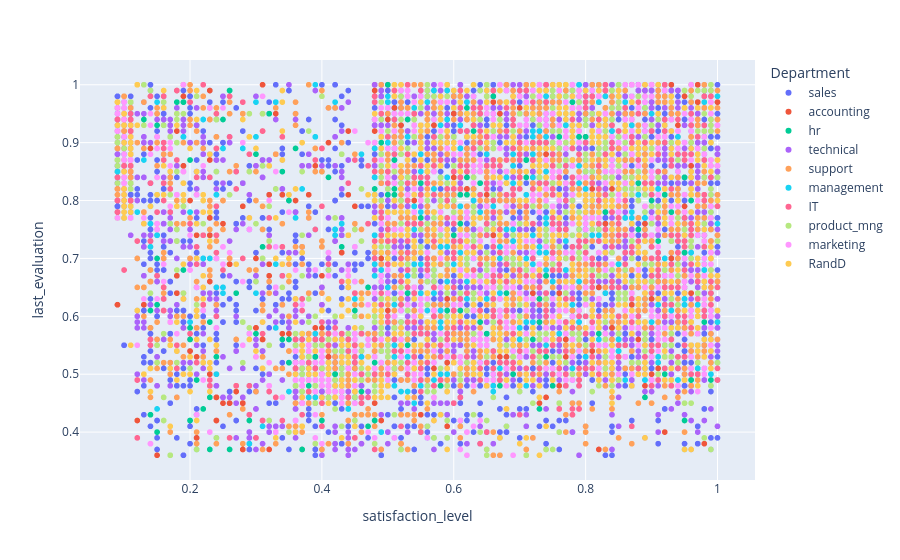

Notebook source saved alongside this figure:
### Code cell
px.scatter(dff, x="satisfaction_level", y="last_evaluation", color="Department")

### Figure 1 — Plotly figure (JSON) as saved in the notebook; plotly's stock layout.template omitted (floating-point values rounded to 4 significant figures; data arrays with more than 128 entries replaced by an {"elided": "..."} marker saying what was removed)
{"data": [{"hovertemplate": "Department=sales<br>satisfaction_level=%{x}<br>last_evaluation=%{y}<extra></extra>", "legendgroup": "sales", "marker": {"color": "#636efa", "symbol": "circle"}, "mode": "markers", "name": "sales", "showlegend": true, "type": "scattergl", "x": {"elided": "4140 float values"}, "xaxis": "x", "y": {"elided": "4140 float values"}, "yaxis": "y"}, {"hovertemplate": "Department=accounting<br>satisfaction_level=%{x}<br>last_evaluation=%{y}<extra></extra>", "legendgroup": "accounting", "marker": {"color": "#EF553B", "symbol": "circle"}, "mode": "markers", "name": "accounting", "showlegend": true, "type": "scattergl", "x": {"elided": "767 float values"}, "xaxis": "x", "y": {"elided": "767 float values"}, "yaxis": "y"}, {"hovertemplate": "Department=hr<br>satisfaction_level=%{x}<br>last_evaluation=%{y}<extra></extra>", "legendgroup": "hr", "marker": {"color": "#00cc96", "symbol": "circle"}, "mode": "markers", "name": "hr", "showlegend": true, "type": "scattergl", "x": {"elided": "739 float values"}, "xaxis": "x", "y": {"elided": "739 float values"}, "yaxis": "y"}, {"hovertemplate": "Department=technical<br>satisfaction_level=%{x}<br>last_evaluation=%{y}<extra></extra>", "legendgroup": "technical", "marker": {"color": "#ab63fa", "symbol": "circle"}, "mode": "markers", "name": "technical", "showlegend": true, "type": "scattergl", "x": {"elided": "2720 float values"}, "xaxis": "x", "y": {"elided": "2720 float values"}, "yaxis": "y"}, {"hovertemplate": "Department=support<br>satisfaction_level=%{x}<br>last_evaluation=%{y}<extra></extra>", "legendgroup": "support", "marker": {"color": "#FFA15A", "symbol": "circle"}, "mode": "markers", "name": "support", "showlegend": true, "type": "scattergl", "x": {"elided": "2229 float values"}, "xaxis": "x", "y": {"elided": "2229 float values"}, "yaxis": "y"}, {"hovertemplate": "Department=management<br>satisfaction_level=%{x}<br>last_evaluation=%{y}<extra></extra>", "legendgroup": "management", "marker": {"color": "#19d3f3", "symbol": "circle"}, "mode": "markers", "name": "management", "showlegend": true, "type": "scattergl", "x": {"elided": "630 float values"}, "xaxis": "x", "y": {"elided": "630 float values"}, "yaxis": "y"}, {"hovertemplate": "Department=IT<br>satisfaction_level=%{x}<br>last_evaluation=%{y}<extra></extra>", "legendgroup": "IT", "marker": {"color": "#FF6692", "symbol": "circle"}, "mode": "markers", "name": "IT", "showlegend": true, "type": "scattergl", "x": {"elided": "1227 float values"}, "xaxis": "x", "y": {"elided": "1227 float values"}, "yaxis": "y"}, {"hovertemplate": "Department=product_mng<br>satisfaction_level=%{x}<br>last_evaluation=%{y}<extra></extra>", "legendgroup": "product_mng", "marker": {"color": "#B6E880", "symbol": "circle"}, "mode": "markers", "name": "product_mng", "showlegend": true, "type": "scattergl", "x": {"elided": "902 float values"}, "xaxis": "x", "y": {"elided": "902 float values"}, "yaxis": "y"}, {"hovertemplate": "Department=marketing<br>satisfaction_level=%{x}<br>last_evaluation=%{y}<extra></extra>", "legendgroup": "marketing", "marker": {"color": "#FF97FF", "symbol": "circle"}, "mode": "markers", "name": "marketing", "showlegend": true, "type": "scattergl", "x": {"elided": "858 float values"}, "xaxis": "x", "y": {"elided": "858 float values"}, "yaxis": "y"}, {"hovertemplate": "Department=RandD<br>satisfaction_level=%{x}<br>last_evaluation=%{y}<extra></extra>", "legendgroup": "RandD", "marker": {"color": "#FECB52", "symbol": "circle"}, "mode": "markers", "name": "RandD", "showlegend": true, "type": "scattergl", "x": {"elided": "787 float values"}, "xaxis": "x", "y": {"elided": "787 float values"}, "yaxis": "y"}], "layout": {"legend": {"title": {"text": "Department"}, "tracegroupgap": 0}, "margin": {"t": 60}, "xaxis": {"anchor": "y", "domain": [0, 1], "title": {"text": "satisfaction_level"}}, "yaxis": {"anchor": "x", "domain": [0, 1], "title": {"text": "last_evaluation"}}}}
